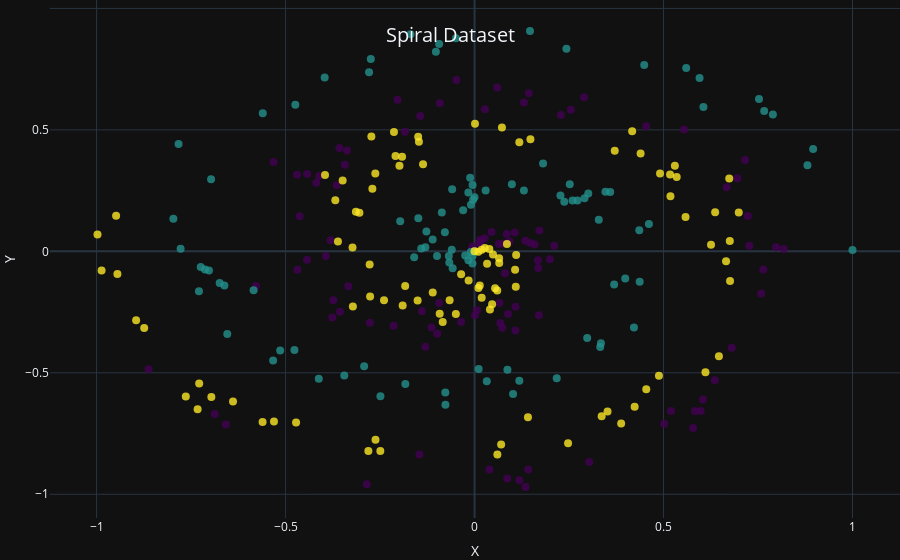

Source (notebook cell):
### Code cell
# Graph the inputs
fig = go.Figure()
fig.add_trace(
    go.Scatter(
        x=X[:,0], y=X[:,1], mode='markers', 
        marker=dict(size=8, color=y, opacity=0.8, colorscale='Viridis'), name='Dataset'
    )
)

# Update the layout of the plot
fig.update_layout(
    title={
        'text': 'Spiral Dataset',
        'y': 0.95,
        'x': 0.5,
        'xanchor': 'center',
        'yanchor': 'top',
        'font': {
            'size': 20  # Adjust the size as needed
        }
    },
    xaxis_title='X',
    yaxis_title='Y',
    margin=dict(l=0, r=0, t=0, b=0),  # Set margins to zero
    
)

# Save plot to file in png and svg format
fig.write_image('../assets/images/scatter_plot_2d_spiral.png')
fig.write_image('../assets/images/scatter_plot_2d_spiral.svg')

# Show the plot
fig.show()

### Figure 1 — Plotly figure (JSON) as saved in the notebook; plotly's stock layout.template omitted (floating-point values rounded to 4 significant figures; data arrays with more than 128 entries replaced by an {"elided": "..."} marker saying what was removed)
{"data": [{"marker": {"color": {"elided": "300 int values"}, "colorscale": [[0.0, "#440154"], [0.1111, "#482878"], [0.2222, "#3e4989"], [0.3333, "#31688e"], [0.4444, "#26828e"], [0.5556, "#1f9e89"], [0.6667, "#35b779"], [0.7778, "#6ece58"], [0.8889, "#b5de2b"], [1.0, "#fde725"]], "opacity": 0.8, "size": 8}, "mode": "markers", "name": "Dataset", "x": {"elided": "300 float values"}, "y": {"elided": "300 float values"}, "type": "scatter"}], "layout": {"title": {"font": {"size": 20}, "text": "Spiral Dataset", "y": 0.95, "x": 0.5, "xanchor": "center", "yanchor": "top"}, "margin": {"l": 0, "r": 0, "t": 0, "b": 0}, "xaxis": {"title": {"text": "X"}}, "yaxis": {"title": {"text": "Y"}}}}
